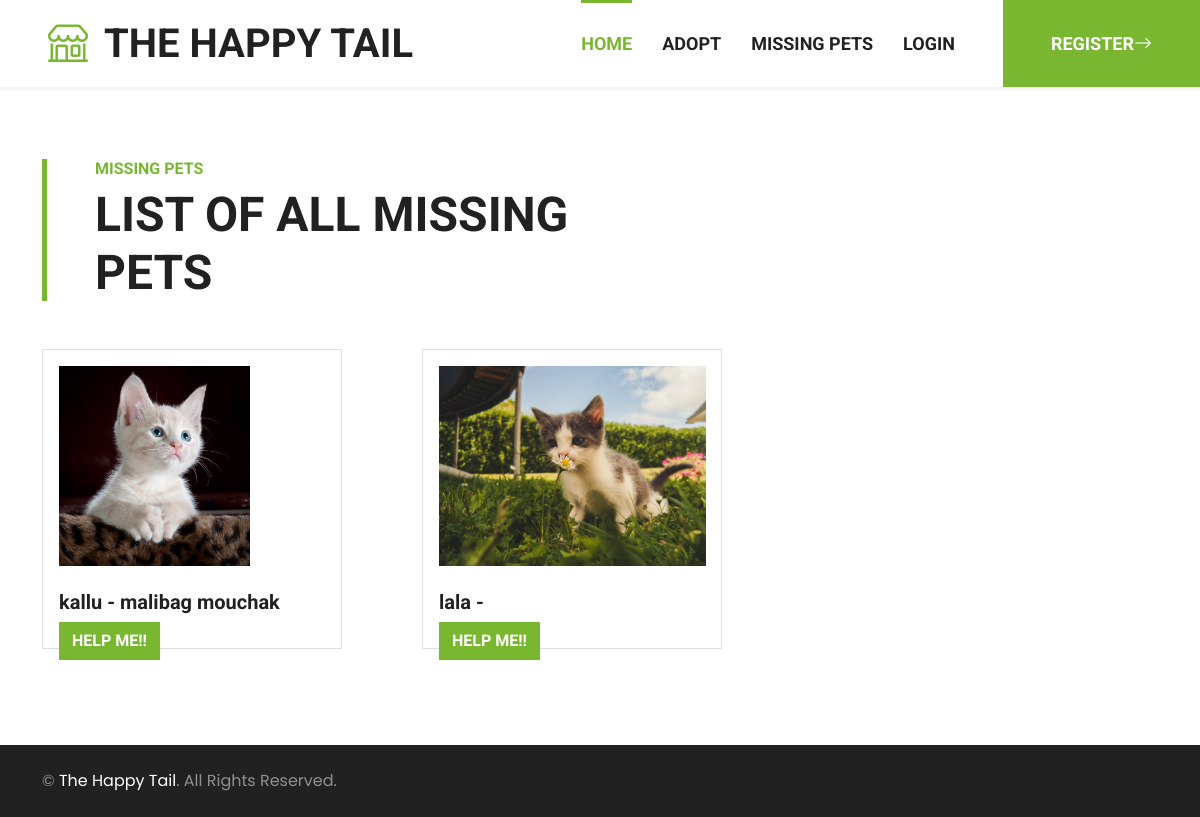
The app's page /post/view-all-missing-post/, older data.
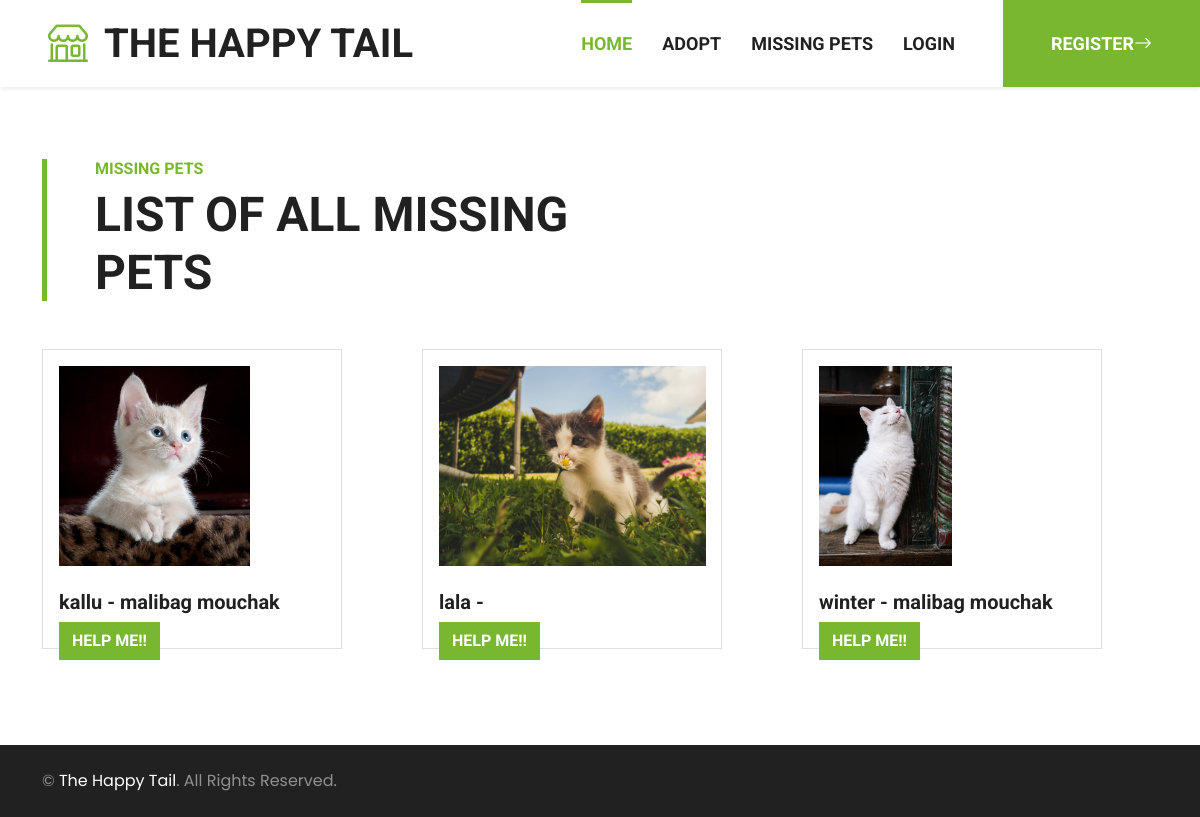
The same page, newer data.
### post/models.py (models this page shows, shortened)
class Post(models.Model):
    user = models.ForeignKey(CustomUser, on_delete=models.CASCADE, null=True, default=None)
    PET_TYPE_CHOICES = [
        ('cat', 'Cat'),
        ('dog', 'Dog'),
        ('bird', 'Bird'),
        ('other', 'Other'),
    ]
    pet_name = models.CharField(max_length=255)
    pet_type = models.CharField(max_length=10, choices=PET_TYPE_CHOICES)
    pet_breed = models.CharField(max_length=255, null=True, blank=True)
    pet_description = models.TextField(null=True,blank=True)
    pet_image = models.ImageField(upload_to='static/img/pet', null=True, blank=True)
    pet_vaccinated = models.BooleanField(null=True, blank=True)
    pet_colour = models.CharField(max_length=20, null=True, blank=True)
    pet_gender = models.CharField(max_length=20, null=True, blank=True)
    pet_location = models.CharField(max_length=255,null=True, blank=True)
    pet_mobile = models.CharField(max_length=20)
    created_at = models.DateTimeField(auto_now_add=True)
    updated_at = models.DateTimeField(auto_now=True)
    pet_age = models.IntegerField(null=True, default=0)
    class Meta:
        abstract = True

class MissingPost(Post):
    pet_last_seen_location = models.CharField(max_length=255)
    pet_datemissing = models.DateField(null=True,blank=True)
    pet_accessories = models.CharField(max_length=255 , null=True , blank= True)
    pet_rewards = models.CharField(max_length=255, null=True , blank=True)
    pet_still_missing = models.BooleanField(default=True)

### post/views.py (the view)
# urls.py: path('all-missing-post/', view_all_missing_post, name='all_missing_post'),
def view_all_missing_post(request):
    pets = MissingPost.objects.filter(pet_still_missing= True)
    return render(request, 'view_all_missing_post.html', {'pets': pets})

### templates/view_all_missing_post.html (shortened to what this page needs)
<!DOCTYPE html>
<html>
	{% include 'navbar.html' %}
    {% load static %}
<body><br/>
<div class="container-fluid py-5">
		<div class="container">
			<div class="border-start border-5 border-primary ps-5 mb-5" style="max-width: 600px;">
				<h6 class="text-primary text-uppercase">Missing Pets</h6>
				<h1 class="display-5 text-uppercase mb-0">List of all missing pets</h1>
			</div>
			<div class="row row-cols-1 row-cols-md-3 g-4">
				{% if pets %}
					{% for pet in pets %}
					<div class="col">
						<div class="card">
							<div class="card-body">
								<img class="img-fluid mb-4" src="/{{  pet.pet_image }}" alt="">
								<h5 class="card-text">{{ pet.pet_name }} - {{ pet.pet_last_seen_location }}</h5>
								<a href="{% url 'pet_detail' type='missing' pk=pet.pk %}" class="btn btn-primary">Help me!!</a>
							</div>
						</div>
					</div>
					{% endfor %}
				{% else %}
					<h5 class="text-center">No Missing posts.</h5>
				{% endif %}
			</div>
		</div>
	</div>
</body>
{% include 'footer.html' %}
</html>

Row changes from the older to the newer data that the page shows:
added MissingPost: pet_image (picture), pet_name "winter", pet_last_seen_location "malibag mouchak"
